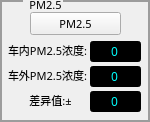
                    <widget class="QGroupBox" name="groupBox_15">
                     <property name="minimumSize">
                      <size>
                       <width>0</width>
                       <height>120</height>
                      </size>
                     </property>
                     <property name="maximumSize">
                      <size>
                       <width>480</width>
                       <height>150</height>
                      </size>
                     </property>
                     <property name="font">
                      <font>
                       <family>微软雅黑</family>
                       <pointsize>8</pointsize>
                       <weight>50</weight>
                       <bold>false</bold>
                      </font>
                     </property>
                     <property name="styleSheet">
                      <string notr="true"> QGroupBox {
            border-color: rgb(156, 156, 156);
            border-width: 2px;
            border-style: solid;
            margin-top: 0.5ex;
        }
        QGroupBox::title {
            subcontrol-origin: margin;
            subcontrol-position: top left;
            left: 23px;
			bottom : 3px;
            margin-left: 5px;
            padding:0px;
        }</string>
                     </property>
                     <property name="title">
                      <string>PM2.5</string>
                     </property>
                     <widget class="QPushButton" name="Auto_PM25">
                      <property name="geometry">
                       <rect>
                        <x>30</x>
                        <y>12</y>
                        <width>91</width>
                        <height>23</height>
                       </rect>
                      </property>
                      <property name="minimumSize">
                       <size>
                        <width>0</width>
                        <height>0</height>
                       </size>
                      </property>
                      <property name="maximumSize">
                       <size>
                        <width>16777215</width>
                        <height>16777215</height>
                       </size>
                      </property>
                      <property name="font">
                       <font>
                        <family>微软雅黑</family>
                        <pointsize>8</pointsize>
                        <weight>50</weight>
                        <bold>false</bold>
                       </font>
                      </property>
                      <property name="text">
                       <string>PM2.5</string>
                      </property>
                     </widget>
                     <widget class="QLabel" name="label_142">
                      <property name="geometry">
                       <rect>
                        <x>7</x>
                        <y>40</y>
                        <width>81</width>
                        <height>21</height>
                       </rect>
                      </property>
                      <property name="minimumSize">
                       <size>
                        <width>75</width>
                        <height>0</height>
                       </size>
                      </property>
                      <property name="maximumSize">
                       <size>
                        <width>100</width>
                        <height>16777215</height>
                       </size>
                      </property>
                      <property name="font">
                       <font>
                        <family>微软雅黑</family>
                        <pointsize>8</pointsize>
                        <weight>50</weight>
                        <bold>false</bold>
                       </font>
                      </property>
                      <property name="text">
                       <string>车内PM2.5浓度:</string>
                      </property>
                      <property name="alignment">
                       <set>Qt::AlignCenter</set>
                      </property>
                     </widget>
                     <widget class="QLabel" name="label_144">
                      <property name="geometry">
                       <rect>
                        <x>7</x>
                        <y>65</y>
                        <width>81</width>
                        <height>21</height>
                       </rect>
                      </property>
                      <property name="minimumSize">
                       <size>
                        <width>75</width>
                        <height>0</height>
                       </size>
                      </property>
                      <property name="maximumSize">
                       <size>
                        <width>100</width>
                        <height>16777215</height>
                       </size>
                      </property>
                      <property name="font">
                       <font>
                        <family>微软雅黑</family>
                        <pointsize>8</pointsize>
                        <weight>50</weight>
                        <bold>false</bold>
                       </font>
                      </property>
                      <property name="text">
                       <string>车外PM2.5浓度:</string>
                      </property>
                      <property name="alignment">
                       <set>Qt::AlignCenter</set>
                      </property>
                     </widget>
                     <widget class="QDoubleSpinBox" name="Auto_PM25_InValue">
                      <property name="geometry">
                       <rect>
                        <x>90</x>
                        <y>40</y>
                        <width>51</width>
                        <height>23</height>
                       </rect>
                      </property>
                      <property name="sizePolicy">
                       <sizepolicy hsizetype="Preferred" vsizetype="Preferred">
                        <horstretch>0</horstretch>
                        <verstretch>0</verstretch>
                       </sizepolicy>
                      </property>
                      <property name="font">
                       <font>
                        <family>微软雅黑</family>
                        <pointsize>9</pointsize>
                        <weight>50</weight>
                        <italic>false</italic>
                        <bold>false</bold>
                       </font>
                      </property>
                      <property name="styleSheet">
                       <string notr="true">QDoubleSpinBox::enabled{
	font: 9pt &quot;微软雅黑&quot;;
	background-color: rgb(0, 0, 0);
	color: rgb(0, 255, 255);
}

QDoubleSpinBox::!enabled{

	font: 9pt &quot;微软雅黑&quot;;
	background-color: rgb(0, 0, 0);
	color: rgb(170, 127, 127);
}</string>
                      </property>
                      <property name="alignment">
                       <set>Qt::AlignCenter</set>
                      </property>
                      <property name="readOnly">
                       <bool>true</bool>
                      </property>
                      <property name="buttonSymbols">
                       <enum>QAbstractSpinBox::NoButtons</enum>
                      </property>
                      <property name="decimals">
                       <number>0</number>
                      </property>
                      <property name="maximum">
                       <double>99999.000000000000000</double>
                      </property>
                     </widget>
                     <widget class="QDoubleSpinBox" name="Auto_PM25_OutValue">
                      <property name="geometry">
                       <rect>
                        <x>90</x>
                        <y>65</y>
                        <width>51</width>
                        <height>23</height>
                       </rect>
                      </property>
                      <property name="sizePolicy">
                       <sizepolicy hsizetype="Preferred" vsizetype="Preferred">
                        <horstretch>0</horstretch>
                        <verstretch>0</verstretch>
                       </sizepolicy>
                      </property>
                      <property name="font">
                       <font>
                        <family>微软雅黑</family>
                        <pointsize>9</pointsize>
                        <weight>50</weight>
                        <italic>false</italic>
                        <bold>false</bold>
                       </font>
                      </property>
                      <property name="styleSheet">
                       <string notr="true">QDoubleSpinBox::enabled{
	font: 9pt &quot;微软雅黑&quot;;
	background-color: rgb(0, 0, 0);
	color: rgb(0, 255, 255);
}

QDoubleSpinBox::!enabled{

	font: 9pt &quot;微软雅黑&quot;;
	background-color: rgb(0, 0, 0);
	color: rgb(170, 127, 127);
}</string>
                      </property>
                      <property name="alignment">
                       <set>Qt::AlignCenter</set>
                      </property>
                      <property name="readOnly">
                       <bool>true</bool>
                      </property>
                      <property name="buttonSymbols">
                       <enum>QAbstractSpinBox::NoButtons</enum>
                      </property>
                      <property name="decimals">
                       <number>0</number>
                      </property>
                      <property name="maximum">
                       <double>99999.000000000000000</double>
                      </property>
                     </widget>
                     <widget class="QLabel" name="label_146">
                      <property name="geometry">
                       <rect>
                        <x>13</x>
                        <y>90</y>
                        <width>75</width>
                        <height>21</height>
                       </rect>
                      </property>
                      <property name="minimumSize">
                       <size>
                        <width>75</width>
                        <height>0</height>
                       </size>
                      </property>
                      <property name="maximumSize">
                       <size>
                        <width>100</width>
                        <height>16777215</height>
                       </size>
                      </property>
                      <property name="font">
                       <font>
                        <family>微软雅黑</family>
                        <pointsize>8</pointsize>
                        <weight>50</weight>
                        <bold>false</bold>
                       </font>
                      </property>
                      <property name="text">
                       <string>差异值:±</string>
                      </property>
                      <property name="alignment">
                       <set>Qt::AlignCenter</set>
                      </property>
                     </widget>
                     <widget class="QDoubleSpinBox" name="Auto_PM25_error">
                      <property name="geometry">
                       <rect>
                        <x>90</x>
                        <y>90</y>
                        <width>51</width>
                        <height>23</height>
                       </rect>
                      </property>
                      <property name="sizePolicy">
                       <sizepolicy hsizetype="Preferred" vsizetype="Preferred">
                        <horstretch>0</horstretch>
                        <verstretch>0</verstretch>
                       </sizepolicy>
                      </property>
                      <property name="font">
                       <font>
                        <family>微软雅黑</family>
                        <pointsize>9</pointsize>
                        <weight>50</weight>
                        <italic>false</italic>
                        <bold>false</bold>
                       </font>
                      </property>
                      <property name="styleSheet">
                       <string notr="true">QDoubleSpinBox::enabled{
	font: 9pt &quot;微软雅黑&quot;;
	background-color: rgb(0, 0, 0);
	color: rgb(0, 255, 255);
}

QDoubleSpinBox::!enabled{

	font: 9pt &quot;微软雅黑&quot;;
	background-color: rgb(0, 0, 0);
	color: rgb(170, 127, 127);
}</string>
                      </property>
                      <property name="alignment">
                       <set>Qt::AlignCenter</set>
                      </property>
                      <property name="readOnly">
                       <bool>true</bool>
                      </property>
                      <property name="buttonSymbols">
                       <enum>QAbstractSpinBox::NoButtons</enum>
                      </property>
                      <property name="decimals">
                       <number>0</number>
                      </property>
                      <property name="maximum">
                       <double>99999.000000000000000</double>
                      </property>
                     </widget>
                    </widget>
